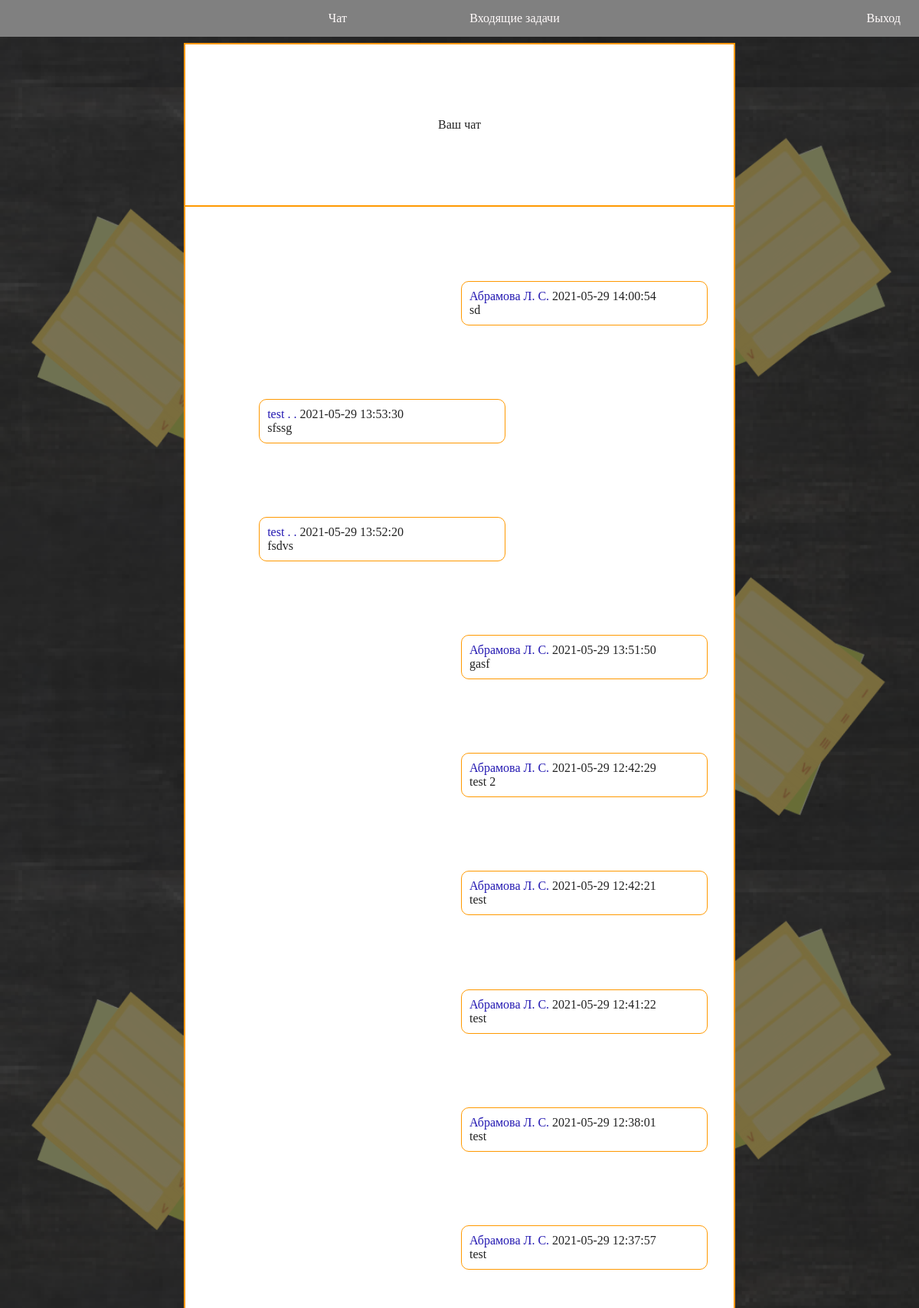
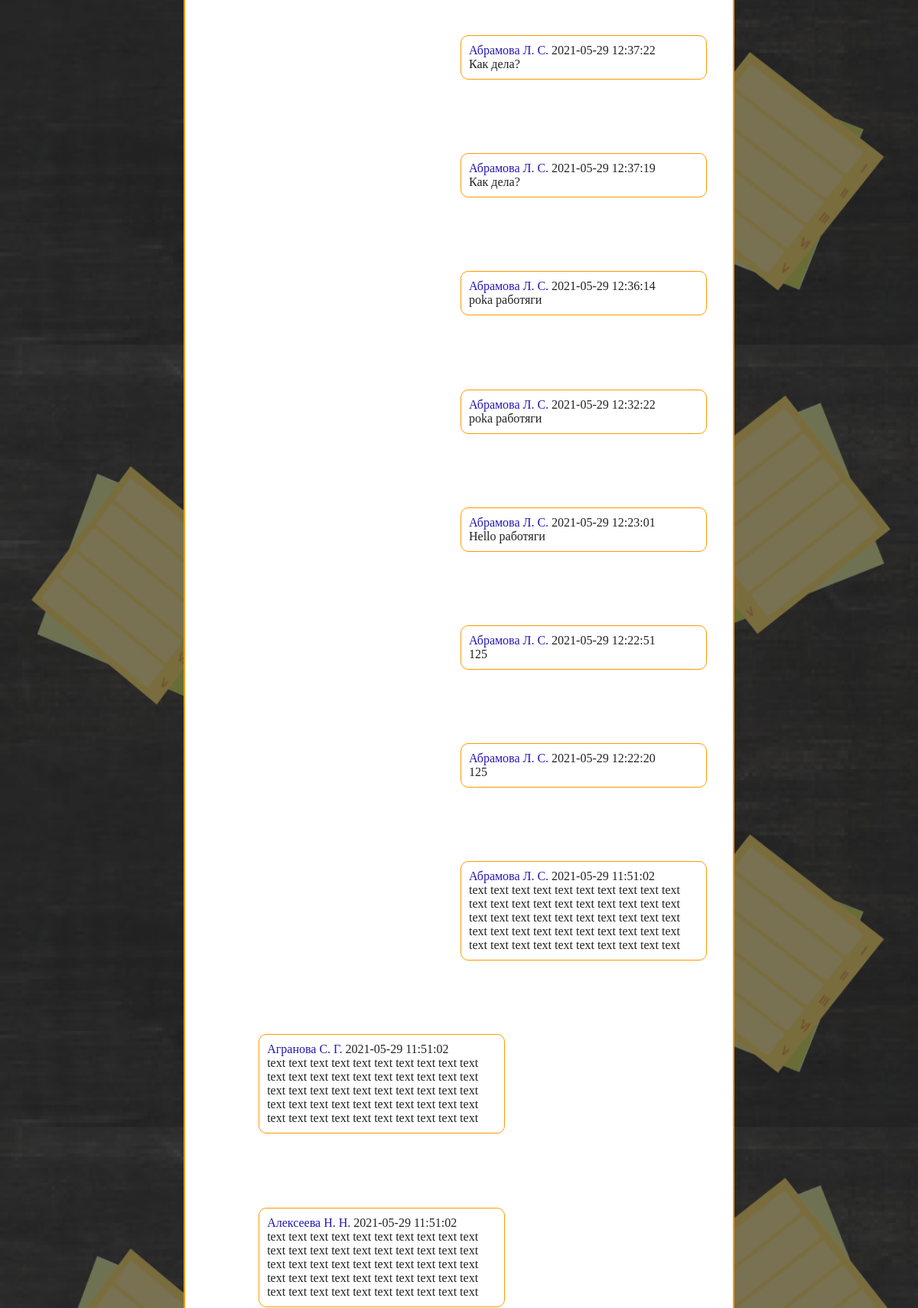
The page / (signed in, upper part) on the database its author committed (2 pictures, top to bottom).
### tables this page shows
CREATE TABLE `chat` (
  `id` int(11) NOT NULL,
  `id_user` int(11) NOT NULL,
  `text` text NOT NULL,
  `date` datetime NOT NULL DEFAULT CURRENT_TIMESTAMP
);

### app/core/View.php (called while the page is built, shortened)
<?php
class View
{
	public function Generate(string $contentView, array $params = null, string $templateView = "templateView.php")
	{
		include "app/views/" . $templateView;
	}
}

### app/controllers/MainController.php (called while the page is built, shortened)
<?php
class MainController extends Controller
{
	public function __construct() {
		$this->model = new MainModel;
	}
	public function ActionChat()
	{
		$messages = $this->model->GetMessages();
		foreach ($messages as $key => $value) {
			$fio = explode(' ', $value['fio']);
			$messages[$key]['fio'] = $fio[0] . " " . substr($fio[1], 0, 2) . ". " . substr($fio[2], 0, 2) . ".";
		}
		$this->view->Generate('main/mainView.php', $messages);
		return true;
	}
}

### app/bootstrap.php (called while the page is built, shortened)
<?php
require_once 'core/Model.php';
require_once 'core/View.php';
Route::start();

### index.php (called while the page is built, shortened)
<?php
require_once 'app/bootstrap.php';

### app/core/Model.php (called while the page is built, shortened)
<?php
class Model
{
	protected $db = null;
	public static function SqlConnect(): mysqli
	{
		$data = include("static/configs/db.php");
		$sql = new mysqli($data['hostname'], $data['username'], $data['password'], $data['database']);
		$sql->set_charset('utf-8');
		return $sql;
	}
	protected function ThisSqlConnect(): void
	{
		if (is_null($this->db))
		{
			$this->db = $this->SqlConnect();
		}
	}
}

### app/models/MainModel.php (called while the page is built, shortened)
<?php
class MainModel extends Model
{
    public function GetMessages() {
        $res = $this->db->query("SELECT chat.text, chat.date, users.fio, users.id FROM chat INNER JOIN users ON chat.id_user = users.id ORDER BY chat.date DESC");
        return $this->Fetch($res);
    }
}

### app/views/main/mainView.php (the view, shortened to what this page needs)
<section class="chat">
	<div class="header Tcenter">Ваш чат</div>
	<div class="main">
		<?php foreach ($params as $message) : ?>
			<div class="message <?php if ($message['id'] == $_SESSION['id']) echo "mymessage"; ?>">
				<span class="author"><?php echo $message['fio']; ?></span>
				<span class="date"><?php echo $message['date']; ?></span>
				<p><?php echo $message['text']; ?></p>
			</div>
		<?php endforeach; ?>
	</div>
</section>

### static/css/style.css (style rules this page uses)
*, *::after, *::before { margin: 0; padding: 0; }
html { height: 100%; }
body { height: 100%; background-image: url("/static/img/BG.png"); background-size: 100% auto; background-position: 0 30%; background-repeat: repeat-y; background-attachment: fixed; color: #FFFAFA; }
section:not(.auth):not(.createUser) { color: #222222; background-color: white; box-sizing: border-box; }
.Tcenter { text-align: center; }
.chat { border: 1px solid #FF9900; background-color: #FFFAFA; color: #222222; }
.chat>* { border: 1px solid #FF9900; }
.chat .header { padding: 2vh; }
.chat .main { height: 70vh; overflow-y: scroll; overflow-x: hidden; }
.chat .message { width: 25vw; border: 1px solid #FF9900; border-radius: 10px; padding: 10px; margin: 2vh; }
.chat .mymessage { margin-left: 30vw; }
.chat .author { color: #2419B2; }

### rows shown on the page
chat: fio "Абрамова Л. С.", date "2021-05-29 14:00:54", text "sd"
chat: fio "test . .", date "2021-05-29 13:53:30", text "sfssg"
chat: fio "test . .", date "2021-05-29 13:52:20", text "fsdvs"
chat: fio "Абрамова Л. С.", date "2021-05-29 13:51:50", text "gasf"
chat: fio "Абрамова Л. С.", date "2021-05-29 12:42:29", text "test 2"
chat: fio "Абрамова Л. С.", date "2021-05-29 12:42:21", text "test"
chat: fio "Абрамова Л. С.", date "2021-05-29 12:41:22", text "test"
chat: fio "Абрамова Л. С.", date "2021-05-29 12:38:01", text "test"
chat: fio "Абрамова Л. С.", date "2021-05-29 12:37:57", text "test"
chat: fio "Абрамова Л. С.", date "2021-05-29 12:37:22", text "Как дела?"
chat: fio "Абрамова Л. С.", date "2021-05-29 12:37:19", text "Как дела?"
chat: fio "Абрамова Л. С.", date "2021-05-29 12:36:14", text "poka работяги"
chat: fio "Абрамова Л. С.", date "2021-05-29 12:32:22", text "poka работяги"
chat: fio "Абрамова Л. С.", date "2021-05-29 12:23:01", text "Hello работяги"
chat: fio "Абрамова Л. С.", date "2021-05-29 12:22:51", text "125"
chat: fio "Абрамова Л. С.", date "2021-05-29 12:22:20", text "125"
chat: fio "Абрамова Л. С.", date "2021-05-29 11:51:02", text "text text text text text text text text text text text text text text text text text text text text text text text text text text text text text text text text text text text text text text text text text text text text text text text text text text"
chat: fio "Агранова С. Г.", date "2021-05-29 11:51:02", text "text text text text text text text text text text text text text text text text text text text text text text text text text text text text text text text text text text text text text text text text text text text text text text text text text text"
chat: fio "Алексеева Н. Н.", date "2021-05-29 11:51:02", text "text text text text text text text text text text text text text text text text text text text text text text text text text text text text text text text text text text text text text text text text text text text text text text text text text text"
